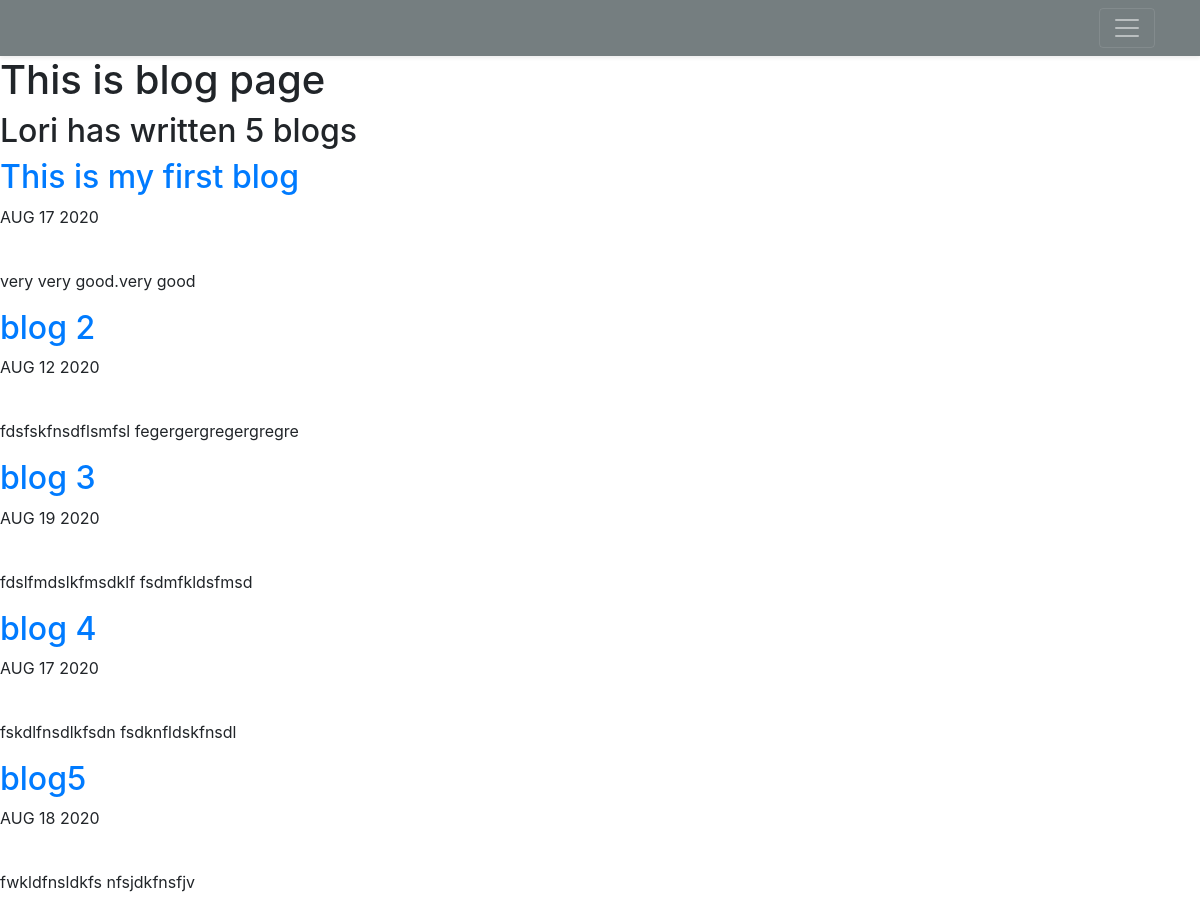
The page /blog/ on the database as committed earlier.
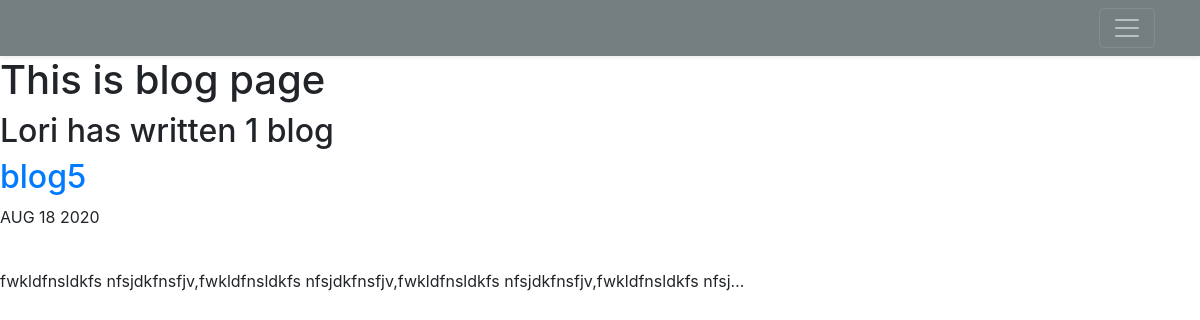
The same page on the database as committed later.
### blog/models.py (models this page shows, shortened)
class Blog(models.Model):
    title = models.CharField(max_length=200)
    date = models.DateField()
    description = models.TextField()

### blog/views.py (the view)
# urls.py: path('', views.all_blogs, name= 'all_blogs'),
def all_blogs(request):
    blogs = Blog.objects.all()
    return render(request, 'blog/all_blogs.html', {'blogs':blogs})

### blog/templates/blog/all_blogs.html
{% extends 'portfolio/base.html' %}
{% block content %}
<h1>This is blog page</h1>
<h2>Lori has written {{ blogs.count }} blog{{ blogs.count|pluralize }}</h2>
{% for blog in blogs %}
<a href="{% url 'blog:detail' blog.id %}"><h2>{{ blog.title }}</h2></a>
<p>{{ blog.date|date:'M d Y'|upper  }}</p>
<br>
<p>{{ blog.description|striptags|truncatechars:100 }}</p>
{% endfor %}
{% endblock %}

Rows that differ between the two databases and show on the page:
removed Blog: title "This is my first blog", date "AUG 17 2020", description "very very good.very good"
removed Blog: title "blog 2", date "AUG 12 2020", description "fdsfskfnsdflsmfsl fegergergregergregre"
removed Blog: title "blog 3", date "AUG 19 2020", description "fdslfmdslkfmsdklf fsdmfkldsfmsd"
removed Blog: title "blog 4", date "AUG 17 2020", description "fskdlfnsdlkfsdn fsdknfldskfnsdl"
changed Blog "blog5": description "fwkldfnsldkfs nfsjdkfnsfjv" → "fwkldfnsldkfs nfsjdkfnsfjv,fwkldfnsldkfs nfsjdkfnsfjv,fwkldfnsldkfs nfsjdkfnsfjv,fwkldfnsldkfs nfsj…"
Other text that changed with them:
{{ blogs.count }}: "5" → "1"
